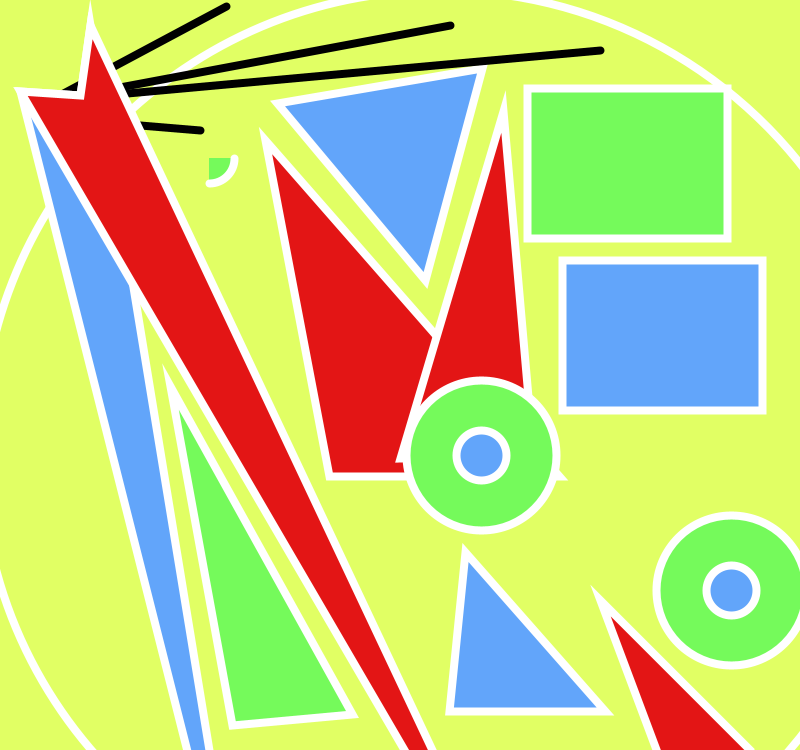
Frame 1 (no input)
Frame 60 (the mouse pressed at the canvas centre just before this capture): identical to frame 1, image omitted
Frame 120 (the mouse held since frame 60 and released just before this capture): identical to frame 1, image omitted

The Processing sketch that drew this single still picture (run headless with seeded random() and noise(); from frame 60 on, the mouse is pressed at the canvas centre):

// Processing sketch: processing_110161
// ── processing_110161.pde


//Vincent Comella 


//Assignment 1-use an artist to create an image 


//Nadir Afonso 


  


void setup() 


{ 


size(800,750); 


background(225, 500, 100); 


strokeWeight(8); 


stroke(#FFFFFF); 


noFill();  


//outside line 


ellipse(440, 450, 920, 920); 


fill(#E31515); 


//middle 


fill(#62A5FA); 


triangle(425, 280, 277, 103, 482, 68); 


fill(#E31515); 


triangle(265, 140, 559, 476, 329, 476); 


triangle(503, 111, 533, 454, 400, 458); 

fill(#75FA5B); 

arc(209, 158, 50, 50, 0, PI/2); 


//Top Lines 


{ 


stroke(0,0,0); 


line(226, 6, 50, 100); 


line(450, 25, 50, 100); 


line(600, 50, 50, 100); 


line(200, 130, 80, 120); 


} 


stroke(#FFFFFF); 


fill(#75FA5B); 


ellipse(481, 455, 150, 150); 


fill(#62A5FA); 


stroke(#FFFFFF); 


ellipse(481, 455, 50, 50); 


fill(#75FA5B); 


rect(527, 88, width - 600, height-600); 


fill(#62A5FA); 


rect(562, 260, width - 600, height-600); 


//left side  


fill(#62A5FA); 


quad(250, 1000, 90, 25, 80, 95, 20, 91); 


fill(#E31515); 


quad(550, 1000, 90, 25, 80, 95, 20, 91); 


quad(750, 1000, 600, 600, 750, 750, 750, 750); 


//right side  

fill(#62A5FA); 


triangle(465, 552,605, 711, 449, 711); 


fill(#75FA5B);  


triangle(170,386,352,714,232,725);

fill(#75FA5B); 


ellipse(731, 590, 150, 150); 


fill(#62A5FA); 


ellipse(731, 590, 50, 50); 

} 


void draw() 


{ 


  println("x: " + mouseX + " y: " + mouseY); 


} 
